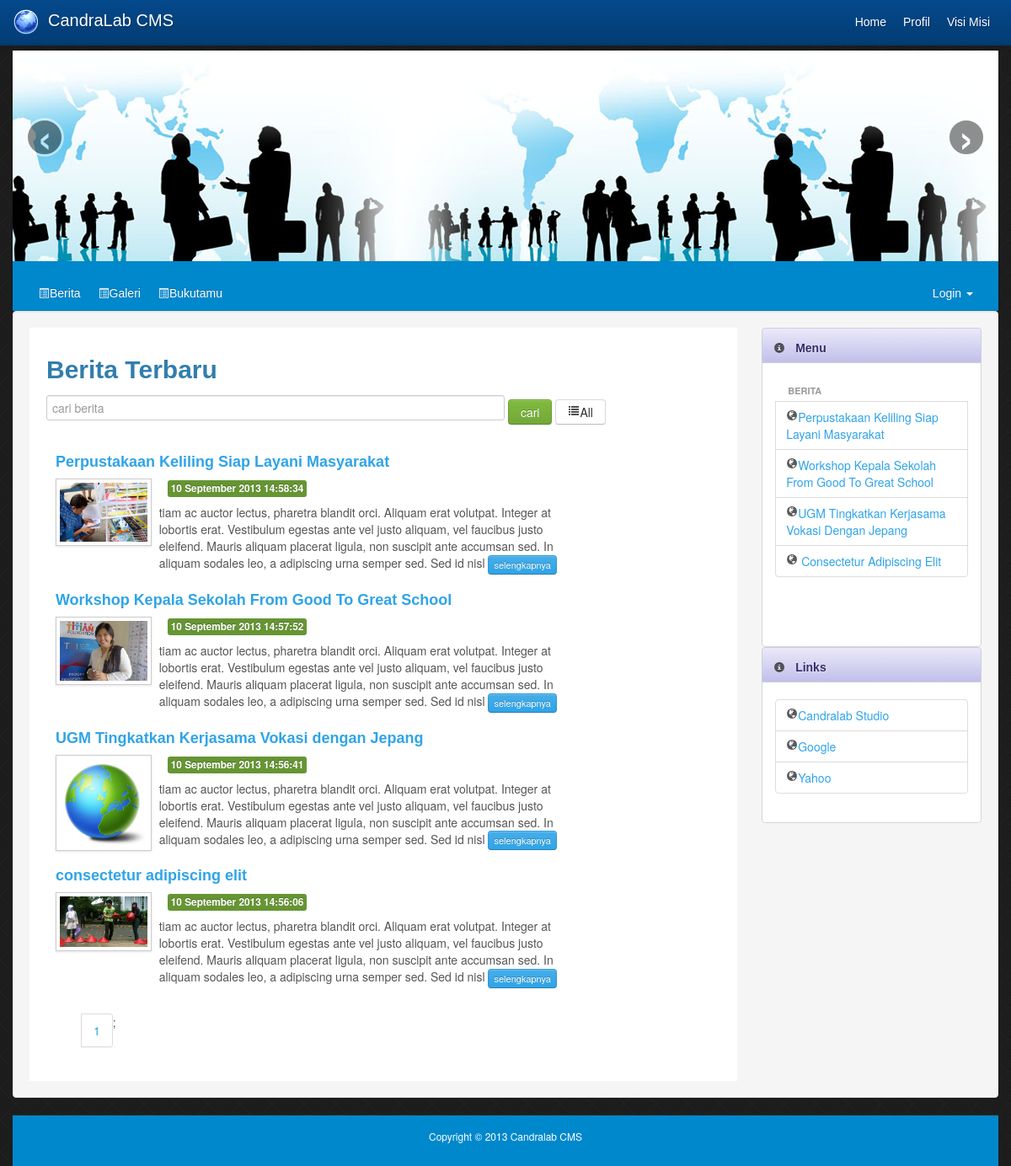
The page / on the database its author committed.
### tables this page shows
CREATE TABLE IF NOT EXISTS `halaman` (
  `idhalaman` int(11) NOT NULL AUTO_INCREMENT,
  `judul` varchar(255) DEFAULT NULL,
  `gambar` varchar(100) NOT NULL,
  `tanggal` datetime DEFAULT NULL,
  `isi` text,
  PRIMARY KEY (`idhalaman`)
);

CREATE TABLE IF NOT EXISTS `berita` (
  `idberita` int(11) NOT NULL AUTO_INCREMENT,
  `judul` varchar(255) DEFAULT NULL,
  `gambar` varchar(100) NOT NULL,
  `tanggal` datetime DEFAULT NULL,
  `isi` text,
  PRIMARY KEY (`idberita`)
);

CREATE TABLE IF NOT EXISTS `links` (
  `idlinks` int(11) NOT NULL AUTO_INCREMENT,
  `nama` varchar(50) NOT NULL,
  `url` varchar(100) NOT NULL,
  PRIMARY KEY (`idlinks`)
);

### berita/berita.php (the view, shortened to what this page needs)
<h2> Berita Terbaru </h2>
	<form id='form1' action='index.php?mod=berita&pg=berita' method="POST">
	<input type='text'  name='qcari' class="required input-xxlarge" placeholder="cari berita " >
	<input type='submit'  class='btn btn-success' value='cari'>
	<a href='index.php?mod=berita&pg=berita' class="btn" ><i class='icon-list'></i>All</a>
</form>
<div class="row">
	<div class='span10 offset1'>
<?php
$batas='5';
$berita=$_GET['berita'];
$posisi=null;
if(empty($berita)){
$posisi=0;
}else{
$posisi=($berita-1)* $batas;
}
$query=" SELECT * from berita
 order by tanggal desc limit $posisi,$batas  ";
$sqlpage="SELECT * from berita";
$result=mysql_query($query) or die(mysql_error());
while($rows=mysql_fetch_object($result)){
?>
    <div class="row">
      <div class="span8">
        <h4> <strong><a href="index.php?mod=berita&pg=berita_detail&id=<?=$rows->idberita?>">
        	<?=$rows->judul?></a></strong></h4>
      </div>
    </div>
    <div class="row">
      <div class="span2">
        <a href="#">
            <img src="upload/berita/<?=show_foto($rows->gambar)?>" class='img-polaroid'>
        </a>
      </div>
		 <div class="span8">
        <p class='rata'>
        	 <span class="label label-success"><?=tampil_tanggal($rows ->tanggal);?></span>
      <?=substr($rows->isi,0,300)?><a href="index.php?mod=berita&pg=berita_detail&id=<?=$rows->idberita?>" class='btn btn-primary btn-mini'>selengkapnya</a>
        </p>
     </div>
    </div>
<?
}
$tampil2 = mysql_query($sqlpage) or die(mysql_error());
$jmldata = mysql_num_rows($tampil2);
$jumlah_berita = ceil($jmldata / $batas);
?>
<div class='pagination'> <ul>;
	<?
for($i=1;$i<=$jumlah_berita;$i++)
echo "<li><a href='index.php?mod=web&pg=berita&berita=$i'>$i</a></li>";
?>
</ul>
</div>
</div>
</div>

### inc/function.php (shortened to what this page needs)
<?php
function query($qry) {
	$result = mysql_query($qry) or die("Gagal melakukan query pada :
	 <br>$qry<br><br>Kode Salah : <br>&nbsp;&nbsp;&nbsp;" . mysql_error() . "!");
	return $result;
}
function show_foto($foto) {
	if (empty($foto)) {
		echo "default.png";
	} else {
		echo $foto;
	}
}
function list_halaman() {
	$query = query("SELECT idhalaman,judul   FROM halaman ");
	while ($row = mysql_fetch_row($query)) {
		echo "<li><a href='index.php?mod=halaman&pg=halaman_detail&id=" . $row[0] . "'>" . ucwords($row[1]) . "</a> </li>";
	}
}
function list_berita($limit) {
	$query = query("SELECT *   FROM berita  order by idberita desc limit $limit ");
	while ($row = mysql_fetch_row($query)) {
		echo "<li><a href='index.php?mod=berita&pg=berita_detail&id=" . $row[0] . "'>
		<i class='icon-globe'></i>" . ucwords($row[1]) . "</a> </li>";
	}
}
function list_links() {
	$query = query("SELECT *   FROM links order by nama ");
	while ($row = mysql_fetch_row($query)) {
		echo "<li><a href='.$row[0].' target='_blank' ><i class='icon-globe'></i>" . ucwords($row[1]) . "</a> </li>";
	}
}
function konversi_bulan($bln) {
	switch($bln) {
		case "9" :
		case "09" :
			$bulan = "September";
			break;
	}
	return $bulan;
}
function konversi_tanggal($time) {
	list($thn, $bln, $tgl) = explode('-', $time);
	$tmp = $tgl . " " . konversi_bulan($bln) . " " . $thn;
	return $tmp;
}
function tampil_tanggal($time) {
	list($date, $time) = explode(' ', $time);
	$tmp = konversi_tanggal($date) . " " . $time;
	return $tmp;
}
?>

### index.php (style rules this page uses)
body { background: url('assets/img/demo.png') repeat; padding-top: 60px; }

### berita/berita.php (style rules this page uses)
.rata { text-align:justify; margin-left:10px; }

### rows shown on the page
halaman: judul "Home"
halaman: judul "Profil"
halaman: judul "Visi Misi"
berita: judul "Perpustakaan Keliling Siap Layani Masyarakat", gambar (picture), tanggal "10 September 2013 14:58:34", isi "tiam ac auctor lectus, pharetra blandit orci. Aliquam erat volutpat. Integer at lobortis erat. Vestibulum egestas ante vel justo aliquam, vel faucibus justo eleifend. Mauris aliquam placerat ligula, non suscipit ante accumsan sed. In aliquam sodales leo, a adipiscing urna semper sed. Sed id nisl"
berita: judul "Workshop Kepala Sekolah From Good To Great School", gambar (picture), tanggal "10 September 2013 14:57:52", isi "tiam ac auctor lectus, pharetra blandit orci. Aliquam erat volutpat. Integer at lobortis erat. Vestibulum egestas ante vel justo aliquam, vel faucibus justo eleifend. Mauris aliquam placerat ligula, non suscipit ante accumsan sed. In aliquam sodales leo, a adipiscing urna semper sed. Sed id nisl"
berita: judul "UGM Tingkatkan Kerjasama Vokasi dengan Jepang", shows a picture, tanggal "10 September 2013 14:56:41", isi "tiam ac auctor lectus, pharetra blandit orci. Aliquam erat volutpat. Integer at lobortis erat. Vestibulum egestas ante vel justo aliquam, vel faucibus justo eleifend. Mauris aliquam placerat ligula, non suscipit ante accumsan sed. In aliquam sodales leo, a adipiscing urna semper sed. Sed id nisl", judul "UGM Tingkatkan Kerjasama Vokasi Dengan Jepang"
berita: judul "consectetur adipiscing elit", gambar (picture), tanggal "10 September 2013 14:56:06", isi "tiam ac auctor lectus, pharetra blandit orci. Aliquam erat volutpat. Integer at lobortis erat. Vestibulum egestas ante vel justo aliquam, vel faucibus justo eleifend. Mauris aliquam placerat ligula, non suscipit ante accumsan sed. In aliquam sodales leo, a adipiscing urna semper sed. Sed id nisl", judul "Consectetur Adipiscing Elit"
links: nama "Candralab Studio"
links: nama "Google"
links: nama "Yahoo"
